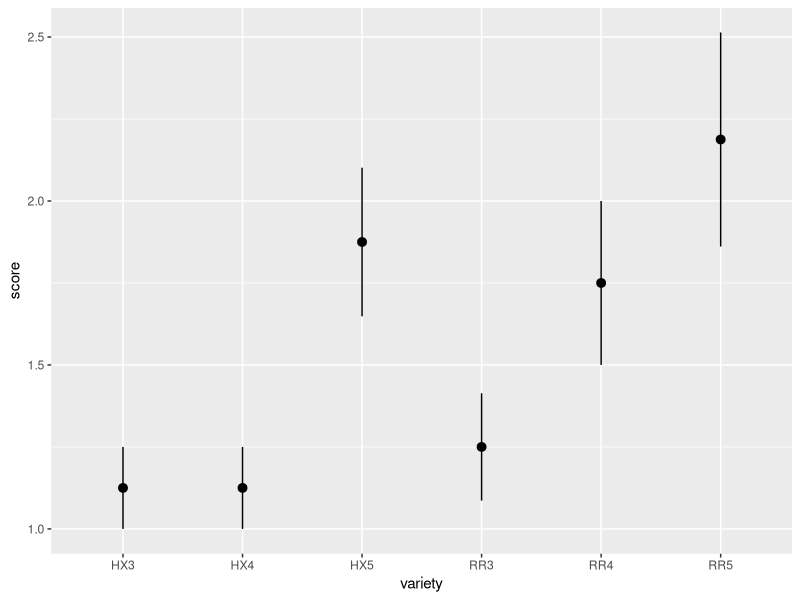
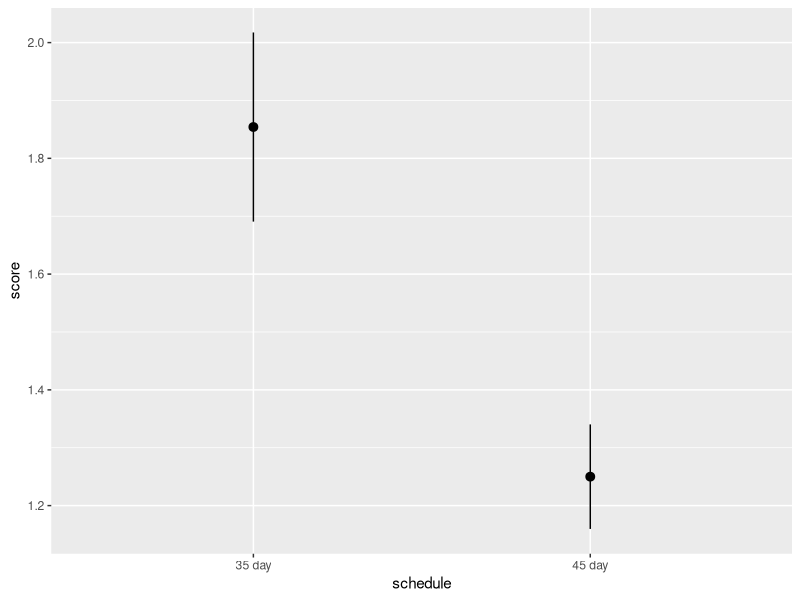
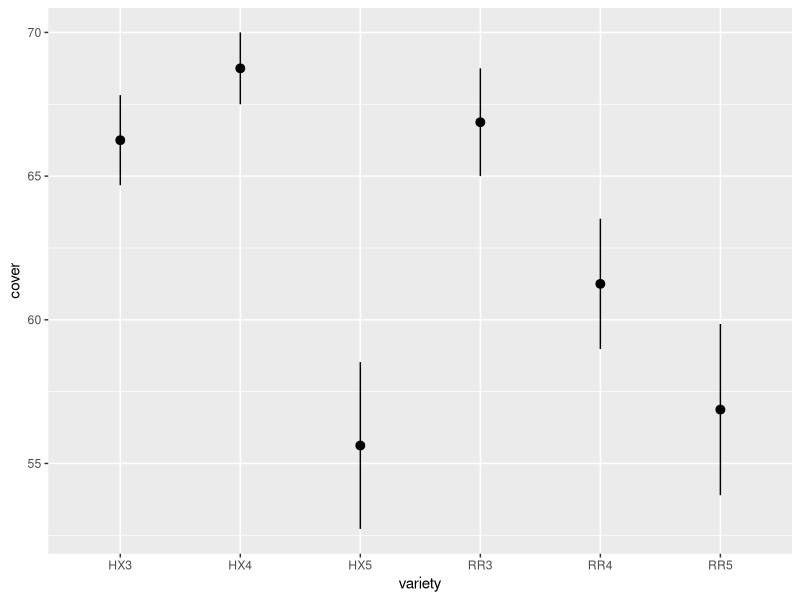
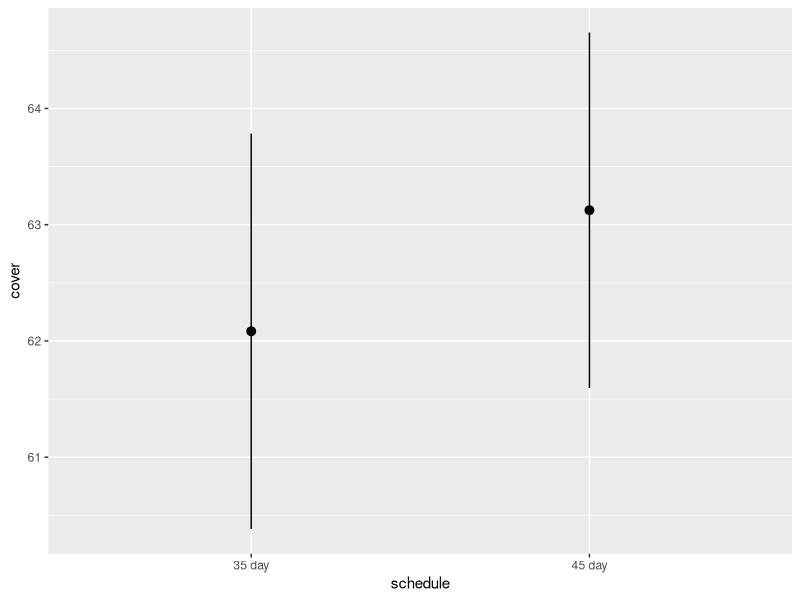
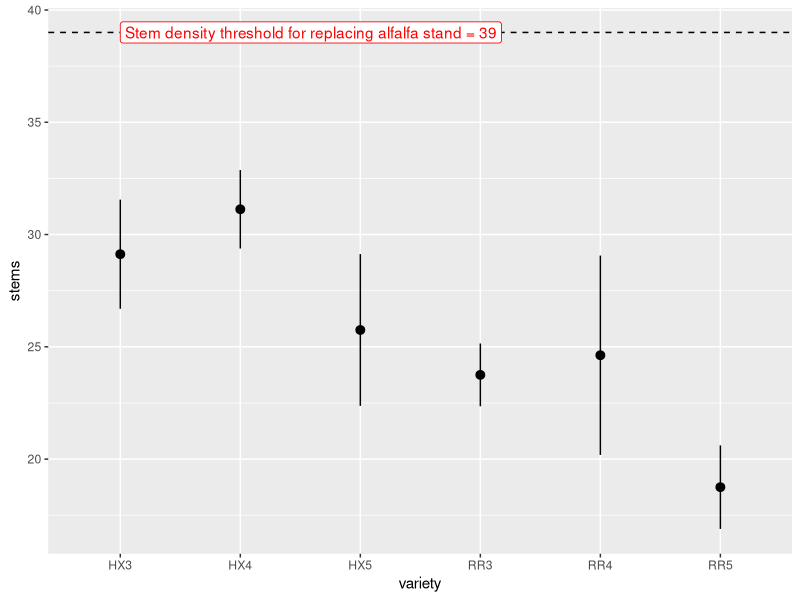
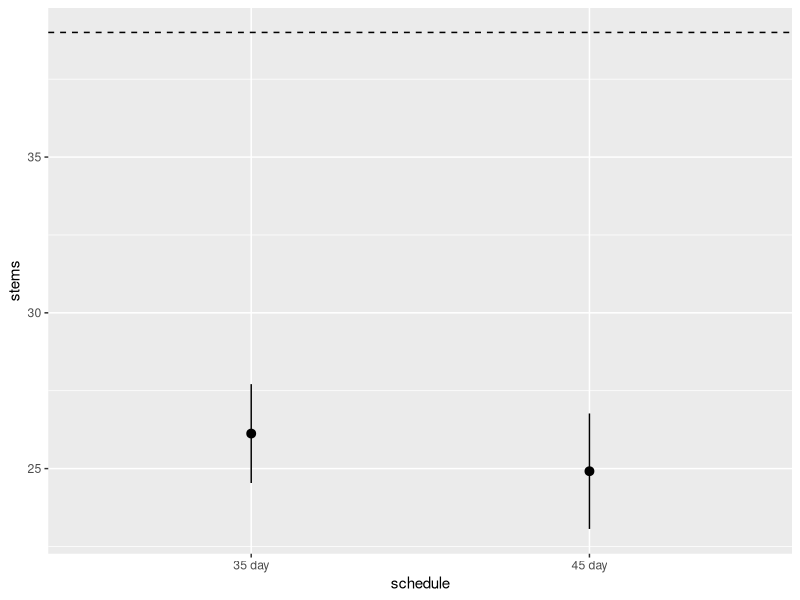

Write R code to recreate these figures, in order.
## ---- chunk 1
library(tidyverse)

read.csv("RALLF Forage and RIC Yields MASTER.xlsx - winter survival.csv",
         skip = 9,
         header = T) -> dat

## ---- chunk 2
dat %>%
  filter(site == "St. Paul") %>%
  ggplot(aes(variety, score)) +
  stat_summary()

## ---- chunk 3
dat %>%
  filter(site == "St. Paul") %>%
  ggplot(aes(schedule, score)) +
  stat_summary() 
## ---- chunk 4
dat %>%
  filter(site == "St. Paul") %>%
  ggplot(aes(variety, cover)) +
  stat_summary()
## ---- chunk 5
dat %>%
  filter(site == "St. Paul") %>%
  ggplot(aes(schedule, cover)) +
  stat_summary()
## ---- chunk 6
dat %>%
  filter(site == "St. Paul") %>%
  ggplot(aes(variety, stems)) +
  stat_summary() +
  geom_hline(yintercept = 39,
             linetype=2) +
  annotate("label",
           x = "HX3", 
           y = 39, 
           hjust=0,
           label = "Stem density threshold for replacing alfalfa stand = 39", 
           fill = "white", color = "red", label.size = 0.3)
## ---- chunk 7
dat %>%
  filter(site == "St. Paul") %>%
  ggplot(aes(schedule, stems)) +
  stat_summary() +
  geom_hline(yintercept = 39,
             linetype=2) 
